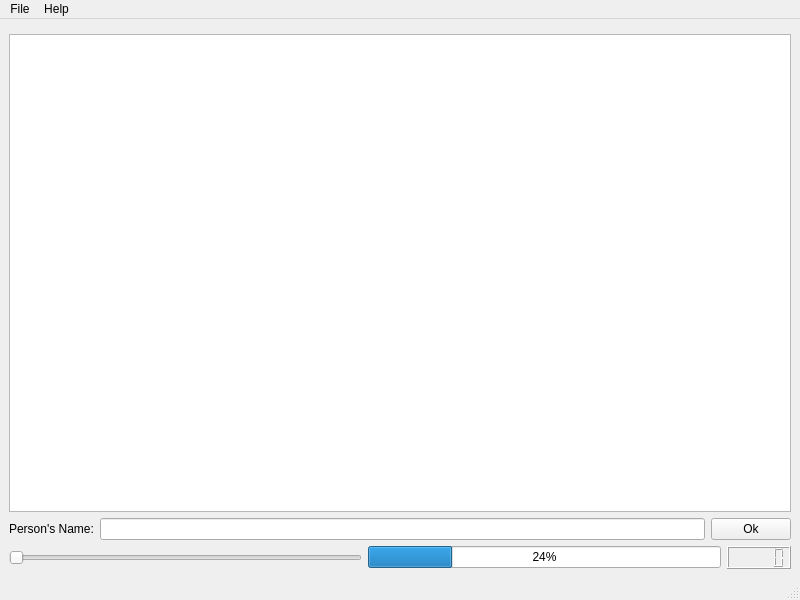
<?xml version="1.0" encoding="UTF-8"?>
<ui version="4.0">
 <class>MainWindow</class>
 <widget class="QMainWindow" name="MainWindow">
  <property name="geometry">
   <rect>
    <x>0</x>
    <y>0</y>
    <width>800</width>
    <height>600</height>
   </rect>
  </property>
  <property name="windowTitle">
   <string>MainWindow</string>
  </property>
  <widget class="QWidget" name="centralwidget">
   <layout class="QVBoxLayout" name="verticalLayout">
    <item>
     <widget class="Viewer" name="viewer" native="true"/>
    </item>
    <item>
     <widget class="QTextEdit" name="textEdit"/>
    </item>
    <item>
     <layout class="QHBoxLayout" name="horizontalLayout">
      <item>
       <widget class="QLabel" name="label">
        <property name="text">
         <string>Person's Name:</string>
        </property>
       </widget>
      </item>
      <item>
       <widget class="QLineEdit" name="person"/>
      </item>
      <item>
       <widget class="QPushButton" name="okButton">
        <property name="text">
         <string>Ok</string>
        </property>
       </widget>
      </item>
     </layout>
    </item>
    <item>
     <layout class="QHBoxLayout" name="horizontalLayout_2">
      <item>
       <widget class="QSlider" name="horizontalSlider">
        <property name="maximum">
         <number>255</number>
        </property>
        <property name="orientation">
         <enum>Qt::Orientation::Horizontal</enum>
        </property>
       </widget>
      </item>
      <item>
       <widget class="QProgressBar" name="progressBar">
        <property name="value">
         <number>24</number>
        </property>
       </widget>
      </item>
      <item>
       <widget class="QLCDNumber" name="lcdNumber"/>
      </item>
     </layout>
    </item>
   </layout>
  </widget>
  <widget class="QMenuBar" name="menubar">
   <property name="geometry">
    <rect>
     <x>0</x>
     <y>0</y>
     <width>800</width>
     <height>17</height>
    </rect>
   </property>
   <widget class="QMenu" name="menuFile">
    <property name="title">
     <string>File</string>
    </property>
    <addaction name="separator"/>
    <addaction name="actionImport"/>
    <addaction name="separator"/>
    <addaction name="actionQuit"/>
   </widget>
   <widget class="QMenu" name="menuHelp">
    <property name="title">
     <string>Help</string>
    </property>
    <addaction name="actionAbout_Qt"/>
   </widget>
   <addaction name="menuFile"/>
   <addaction name="menuHelp"/>
  </widget>
  <widget class="QStatusBar" name="statusbar"/>
  <action name="actionAbout_Qt">
   <property name="text">
    <string>About Qt</string>
   </property>
  </action>
  <action name="actionImport">
   <property name="text">
    <string>Import</string>
   </property>
  </action>
  <action name="actionQuit">
   <property name="text">
    <string>Quit</string>
   </property>
  </action>
 </widget>
 <customwidgets>
  <customwidget>
   <class>Viewer</class>
   <extends>QWidget</extends>
   <header>Viewer.hpp</header>
   <container>1</container>
  </customwidget>
 </customwidgets>
 <resources/>
 <connections>
  <connection>
   <sender>horizontalSlider</sender>
   <signal>valueChanged(int)</signal>
   <receiver>lcdNumber</receiver>
   <slot>display(int)</slot>
   <hints>
    <hint type="sourcelabel">
     <x>152</x>
     <y>529</y>
    </hint>
    <hint type="destinationlabel">
     <x>317</x>
     <y>529</y>
    </hint>
   </hints>
  </connection>
  <connection>
   <sender>horizontalSlider</sender>
   <signal>valueChanged(int)</signal>
   <receiver>progressBar</receiver>
   <slot>setValue(int)</slot>
   <hints>
    <hint type="sourcelabel">
     <x>152</x>
     <y>529</y>
    </hint>
    <hint type="destinationlabel">
     <x>240</x>
     <y>529</y>
    </hint>
   </hints>
  </connection>
 </connections>
</ui>
